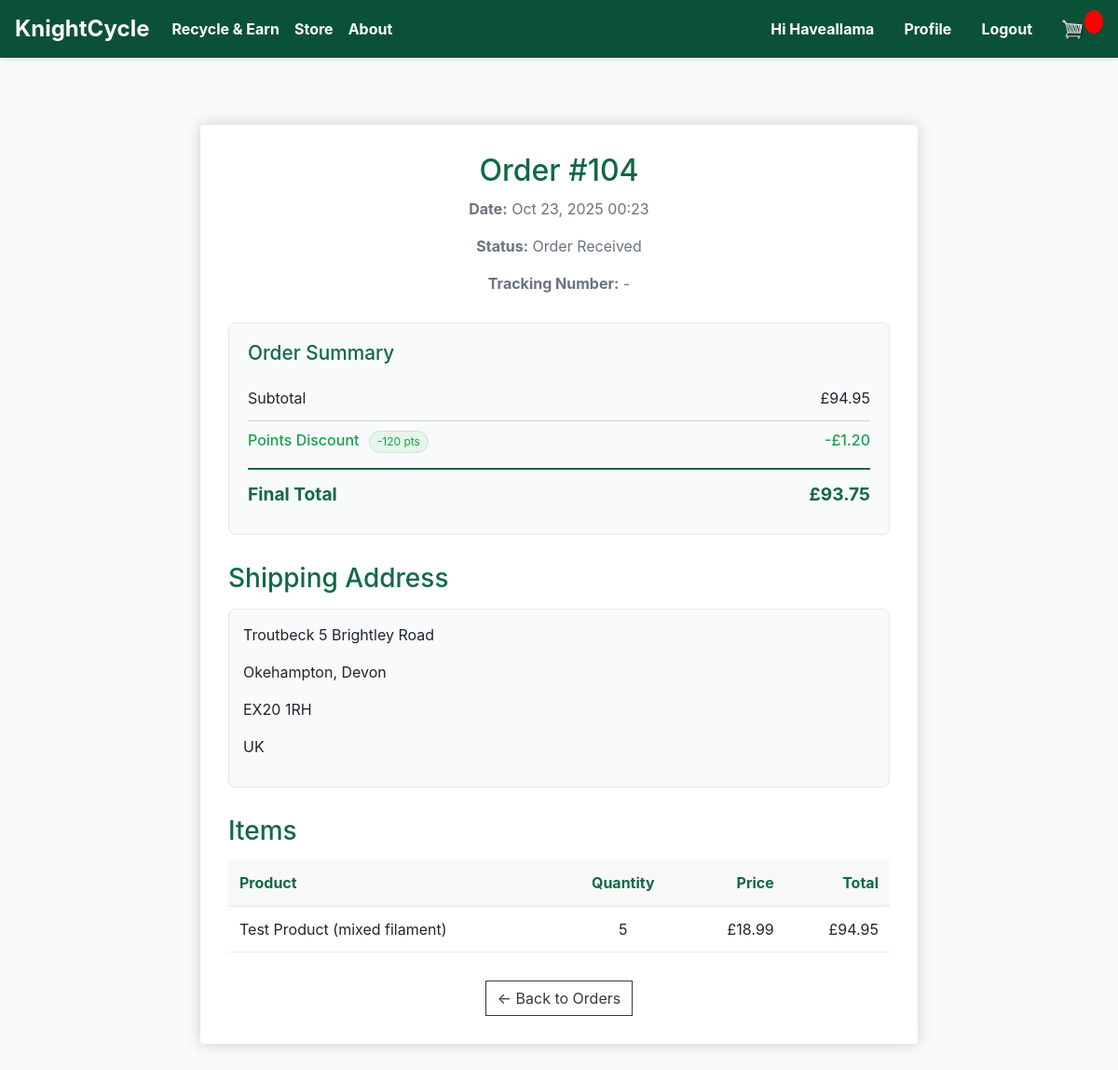
The page /store/order/104/ (signed in) on the database its author committed.
### store/models.py (models this page shows, shortened)
class Order(models.Model):
    customer = models.ForeignKey(Customer, on_delete=models.SET_NULL, null=True, blank=True)
    date_ordered = models.DateTimeField(auto_now_add=True)
    status = models.CharField(max_length=20, choices=OrderStatus.choices, default=OrderStatus.POTENTIAL)
    transaction_id = models.CharField(max_length=100, null=True, blank=True)
    tracking_number = models.CharField(max_length=100, null=True, blank=True)
    points_used = models.PositiveIntegerField(default=0)
    points_discount = models.DecimalField(max_digits=10, decimal_places=2, default=Decimal('0.00'))
    @property
    def get_cart_total(self):
        orderitems = self.orderitem_set.all()
        total = sum([item.get_total for item in orderitems])
        return total
    @property
    def points_discount_gbp(self):
        if self.points_discount:
            return Decimal(self.points_discount).quantize(Decimal('0.01'))
        return (Decimal(self.points_used) / Decimal('100')).quantize(Decimal('0.01'))
    @property
    def get_cart_total_after_points(self):
        subtotal = self.get_cart_total
        discount = (self.points_discount or (Decimal(self.points_used) / Decimal('100')))
        final_total = subtotal - discount
        if final_total < Decimal('0.00'):
            final_total = Decimal('0.00')
        return final_total.quantize(Decimal('0.01'))

class OrderItem(models.Model):
	product = models.ForeignKey(Product, on_delete=models.SET_NULL, null=True)
	order = models.ForeignKey(Order, on_delete=models.SET_NULL, null=True)
	quantity = models.IntegerField(default=0, null=True, blank=True)
	date_added = models.DateTimeField(auto_now_add=True)
	@property
	def get_total(self):
		if self.product:
			return self.product.price * self.quantity
		return 0

class Product(models.Model):
    name = models.CharField(max_length=200)
    slug = models.SlugField(max_length=200, unique=True, blank=True)
    price = models.DecimalField(max_digits=7, decimal_places=2)
    digital = models.BooleanField(default=False, null=True, blank=True)
    image = models.ImageField(null=True, blank=True)
    is_active = models.BooleanField(default=True)
    description = models.TextField(null=True, blank=True)
    stock_quantity = models.IntegerField(default=0, help_text="Number of items in stock")  # ✅ New field
    low_stock_threshold = models.IntegerField(default=5, help_text="Alert when stock falls below this")  # ✅ New field

class ShippingAddress(models.Model):
    customer = models.ForeignKey(Customer, on_delete=models.SET_NULL, null=True)
    order = models.ForeignKey(Order, on_delete=models.SET_NULL, null=True)
    address = models.CharField(max_length=200)
    city = models.CharField(max_length=200)
    county = models.CharField(max_length=200)
    postcode = models.CharField(max_length=20)
    country = models.CharField(max_length=100, default="Unknown")
    is_saved = models.BooleanField(default=False)
    date_added = models.DateTimeField(auto_now_add=True)

### store/views.py (the view, shortened to what this page needs)
# urls.py: path('order/<int:order_id>/', views.order_detail, name='order_detail'),
@login_required
def order_detail(request, order_id):
    customer = getattr(request.user, 'customer', None)
    order = None
    items = []
    address_obj = None
    if customer:
        order = Order.objects.filter(customer=customer, id=order_id).first()
        if order:
            items = order.orderitem_set.all()
            address_obj = order.shippingaddress_set.first()
    if not order:
        return render(request, 'pages/order_detail.html', {'order': None, 'items': []})
    return render(request, 'pages/order_detail.html', {'order': order, 'items': items})

### templates/pages/order_detail.html (shortened to what this page needs)
{% extends 'store/main.html' %}
{% load static %}
{% block content %}
<div class="container" style="max-width: 800px; margin: 40px auto;">
    {% if order %}
    <div class="box-element" style="padding: 30px;">
        <h2 style="color: #116944; text-align: center; margin-bottom: 10px;">
            Order #{{ order.id }}
        </h2>
        <div style="text-align: center; color: #6b7280; margin-bottom: 30px;">
            <p><strong>Date:</strong> {{ order.date_ordered|date:"M d, Y H:i" }}</p>
            <p><strong>Status:</strong> {{ order.status }}</p>
            <p><strong>Tracking Number:</strong> {{ order.tracking_number|default:"-" }}</p>
        </div>
        <div class="order-summary">
            <h3>Order Summary</h3>
            <div class="summary-line subtotal">
                <span>Subtotal</span>
                <span>£{{ order.get_cart_total|floatformat:2 }}</span>
            </div>
            {% if order.points_used > 0 %}
            <div class="summary-line discount">
                <span>
                    Points Discount
                    <small class="chip">-{{ order.points_used }} pts</small>
                </span>
                <span>-£{{ order.points_discount_gbp|floatformat:2 }}</span>
            </div>
            {% endif %}
            <div class="summary-line total">
                <span>Final Total</span>
                <span>£{{ order.get_cart_total_after_points|floatformat:2 }}</span>
            </div>
        </div>
        <h3 style="color: #116944; margin: 30px 0 15px;">Shipping Address</h3>
        <div style="background: #f9fafb; padding: 15px; border-radius: 8px; border: 1px solid #e5e7eb;">
            <p>{{ order.shippingaddress_set.first.address }}</p>
            <p>{{ order.shippingaddress_set.first.city }}{% if order.shippingaddress_set.first.county %}, {{ order.shippingaddress_set.first.county }}{% endif %}</p>
            <p>{{ order.shippingaddress_set.first.postcode }}</p>
            <p>{{ order.shippingaddress_set.first.country }}</p>
        </div>
        <h3 style="color: #116944; margin: 30px 0 15px;">Items</h3>
        <table style="width: 100%; border-collapse: collapse;">
            <thead>
                <tr style="background: #f8f8f8; border-bottom: 2px solid #e6f4ea;">
                    <th style="padding: 12px; text-align: left; color: #116944;">Product</th>
                    <th style="padding: 12px; text-align: center; color: #116944;">Quantity</th>
                    <th style="padding: 12px; text-align: right; color: #116944;">Price</th>
                    <th style="padding: 12px; text-align: right; color: #116944;">Total</th>
                </tr>
            </thead>
            <tbody>
                {% for item in items %}
                <tr style="border-bottom: 1px solid #eee;">
                    <td style="padding: 12px;">{{ item.product.name }}</td>
                    <td style="padding: 12px; text-align: center;">{{ item.quantity }}</td>
                    <td style="padding: 12px; text-align: right;">£{{ item.product.price|floatformat:2 }}</td>
                    <td style="padding: 12px; text-align: right;">£{{ item.get_total|floatformat:2 }}</td>
                </tr>
                {% endfor %}
            </tbody>
        </table>
        <div style="text-align: center; margin-top: 30px;">
            <a href="{% url 'store:orders' %}" class="btn btn-outline-dark">← Back to Orders</a>
        </div>
    </div>
    {% else %}
    <div class="box-element" style="text-align: center; padding: 40px;">
        <h3>Order not found</h3>
        <a href="{% url 'store:orders' %}" class="btn btn-primary" style="margin-top: 20px;">View All Orders</a>
    </div>
    {% endif %}
</div>
{% endblock content %}

### store/templates/store/main.html (shortened to what this page needs)
<!DOCTYPE html>
{% load static %}
<html>
    <head>
        <link rel="stylesheet" href="https://stackpath.bootstrapcdn.com/bootstrap/4.4.1/css/bootstrap.min.css">
        <link rel="stylesheet" type="text/css" href="{% static 'css/main.css' %}">
    </head>
    <body>
    <nav class="navbar navbar-expand-lg navbar-dark navbar-eco">
    <a class="navbar-brand" href="{% url 'home' %}">KnightCycle</a>
    <div class="collapse navbar-collapse" id="navbarSupportedContent">
        <ul class="navbar-nav mr-auto">
        <li class="nav-item active">
             <a class="nav-link" href="{% url 'send_waste' %}">Recycle & Earn <span class="sr-only">(current)</span></a>
        </li>
        <li class="nav-item active">
            <a class="nav-link" href="{% url 'store:store' %}">Store <span class="sr-only">(current)</span></a>
        </li>
        <li class="nav-item active">
            <a class="nav-link" href="{% url 'about' %}">About <span class="sr-only">(current)</span></a>
        </li>
        </ul>
        <div class="form-inline my-2 my-lg-0">
                        {% if user.is_authenticated %}
                            <span class="nav-link greeting">Hi {{ user.username }}</span>
                            <a class="nav-link" href="{% url 'store:profile' %}">Profile</a>
                            <a class="nav-link" href="{% url 'store:logout' %}">Logout</a>
                        {% else %}
                            <a class="nav-link" href="{% url 'store:login' %}">Login <span class="sr-only">(current)</span></a>
                        {% endif %}
            <a href="{% url 'store:cart' %}">
                <img  id="cart-icon" src="{% static 'images/cart.png' %}">
            </a>
            <p id="cart-total">{{cartItems}}</p>
        </div>
    </div>
    </nav>
    <div class="container">
        <br>
        {% block content %}
        {% endblock %}
    </div>
    </body>
</html>

### static/css/main.css (style rules this page uses)
html { overflow-y: scroll !important; overflow-x: hidden; }
body { min-height: 100vh !important; height: 100% !important; margin: 0; padding: 0; background-color: hsl(0, 0%, 98%); font-family: -apple-system, BlinkMacSystemFont, 'Segoe UI', Roboto, Oxygen, Ubuntu, Cantarell, sans-serif; }
#cart-icon { width: 25px; display: inline-block; margin-left: 15px; }
#cart-total { display: block; text-align: center; color: #fff; background-color: red; width: 20px; height: 25px; border-radius: 50%; font-size: 14px; }
.btn { border-radius: 0; }
html, body { min-height: 100vh !important; height: 100% !important; overflow-y: scroll !important; overflow-x: hidden; margin: 0; padding: 0; }
body { padding-top: 0; }
.navbar-eco { position: fixed !important; top: 0 !important; left: 0 !important; right: 0 !important; width: 100% !important; z-index: 1000 !important; background-color: #0b5137 !important; box-shadow: 0 2px 4px rgba(0,0,0,0.1); }
.navbar { box-shadow: 0 2px 4px rgba(0,0,0,0.1); }
.navbar-brand { font-weight: 700; font-size: 1.5rem; color: #fff !important; }
.nav-link { font-weight: 500; transition: opacity 0.2s ease; color: #fff !important; }
body > .container, body > section, body > div:first-of-type { margin-top: 70px; }
.box-element { box-shadow: hsl(0, 0%, 80%) 0 0 16px; background-color: #fff; border-radius: 4px; padding: 10px; }

### store/templates/store/main.html (style rules this page uses)
.navbar-eco .nav-link, .navbar-eco .nav-link.greeting { font-weight: 700 !important; color: #fff !important; opacity: 1 !important; }

### templates/pages/order_detail.html (style rules this page uses)
.order-summary { background: #f9fafb; border: 1px solid #e5e7eb; border-radius: 8px; padding: 20px; margin: 20px 0; }
.order-summary h3 { color: #116944; margin-bottom: 15px; font-size: 1.3rem; }
.summary-line { display: flex; justify-content: space-between; padding: 8px 0; font-size: 1rem; }
.summary-line.subtotal { border-bottom: 1px solid #d1d5db; padding-bottom: 12px; }
.summary-line.discount { color: #16a34a; font-weight: 500; }
.summary-line.discount .chip { display: inline-block; background: #e6f4ea; border: 1px solid #c8e7d2; border-radius: 999px; padding: 2px 8px; font-size: 0.75rem; margin-left: 6px; }
.summary-line.total { border-top: 2px solid #116944; padding-top: 12px; margin-top: 8px; font-weight: 700; font-size: 1.2rem; color: #116944; }

### rows shown on the page
Order: id "104", date_ordered "Oct 23, 2025 00:23", status "Order Received", tracking_number "-", get_cart_total "94.95", points_used "120", points_discount_gbp "1.20", get_cart_total_after_points "93.75", shippingaddress_set.first.address "Troutbeck 5 Brightley Road", shippingaddress_set.first.city "Okehampton", shippingaddress_set.first.county "Devon", shippingaddress_set.first.postcode "EX20 1RH", shippingaddress_set.first.country "UK"
OrderItem: product.name "Test Product (mixed filament)", quantity "5", product.price "18.99", get_total "94.95"

### other values the page prints
{{ user.username }} "Haveallama"
